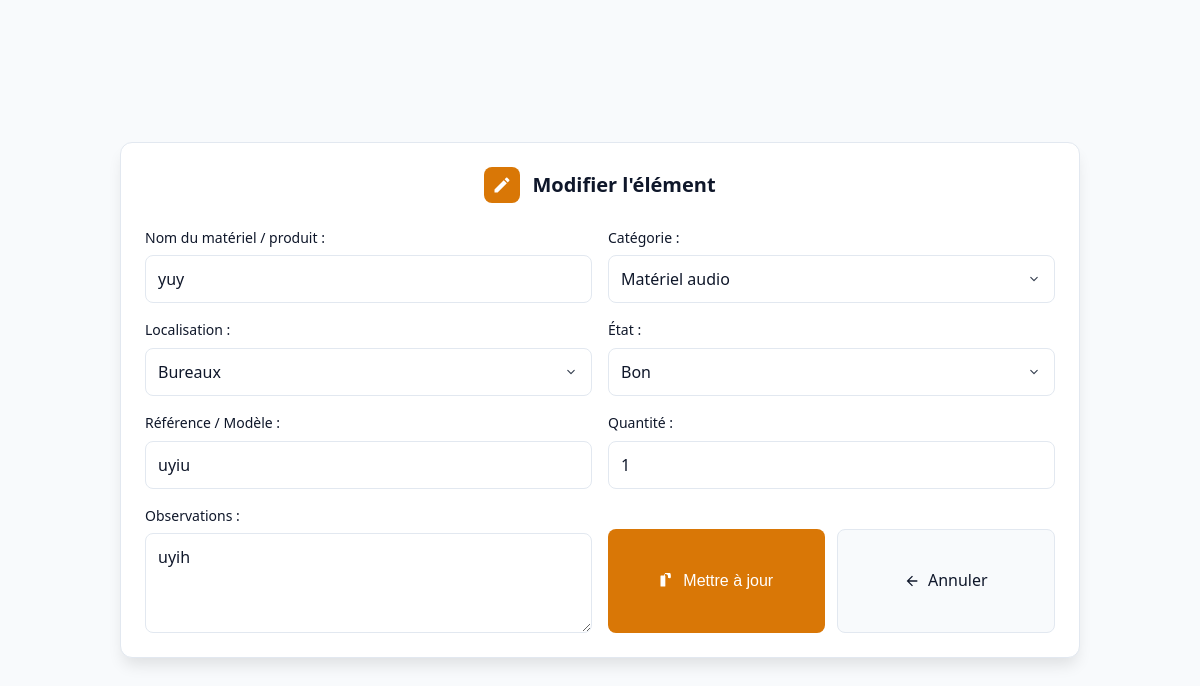
Screenshot of /produits/1/modifier/ (signed in) with the database file from the repository.
### magasin/models.py (models this page shows, shortened)
class Produit(models.Model):
    nom = models.CharField(max_length=150)
    categorie = models.ForeignKey(
        Categorie,
        on_delete=models.PROTECT,
        related_name="produits",
        default=1,
    )
    localisation = models.ForeignKey(
        Localisation,
        on_delete=models.PROTECT,
        related_name="produits",
        default=1,
    )
    etat = models.ForeignKey(
        Etat,
        on_delete=models.PROTECT,
        related_name="produits",
        default=1,
    )
    reference_modele = models.CharField(max_length=150, blank=True)
    quantite = models.PositiveIntegerField(default=1)
    observations = models.TextField(blank=True)
    class Meta:
        ordering = ["nom"]
        unique_together = ("nom", "categorie", "localisation")

class Categorie(models.Model):
    nom = models.CharField(max_length=100, unique=True)
    class Meta:
        verbose_name = "catégorie"
        verbose_name_plural = "catégories"
        ordering = ["nom"]
    def __str__(self):
        return self.nom

class Localisation(models.Model):
    nom = models.CharField(max_length=100, unique=True)
    class Meta:
        verbose_name = "localisation"
        verbose_name_plural = "localisations"
        ordering = ["nom"]
    def __str__(self):
        return self.nom

### magasin/views.py (the view)
# urls.py: path("produits/<int:pk>/modifier/", v.ProduitModifier.as_view(), name="produit_modifier"),
@method_decorator(login_required, name="dispatch")
class ProduitModifier(UpdateView):
    model = Produit
    form_class = FormulaireProduit
    template_name = "update.html"
    success_url = reverse_lazy("accueil")

### magasin/forms.py
class FormulaireProduit(forms.ModelForm):
    class Meta:
        model = Produit
        fields = [
            "nom",
            "categorie",
            "localisation",
            "etat",
            "reference_modele",
            "quantite",
            "observations",
        ]
        labels = {
            "nom": "Nom du matériel / produit",
            "categorie": "Catégorie",
            "localisation": "Localisation",
            "etat": "État",
            "reference_modele": "Référence / Modèle",
            "quantite": "Quantité",
            "observations": "Observations",
        }
        widgets = {
            "categorie": forms.Select(),
            "localisation": forms.Select(),
            "etat": forms.Select(),
            "reference_modele": forms.TextInput(attrs={"placeholder": "Ex. Yamaha MG12XU"}),
            "quantite": forms.NumberInput(attrs={"min": 1}),
            "observations": forms.Textarea(attrs={"rows": 3, "placeholder": "Notes..."}),
        }

### magasin/models.py (called while the page is built)
    def __str__(self):
        return self.nom

### magasin/templates/update.html (shortened to what this page needs)
<!doctype html>
<html lang="fr">
<head>
  {% load static %}
  <link rel="stylesheet" href="{% static 'style.css' %}">
</head>
<body>
  <div class="form-page">
    <div class="form-container">
      <div class="form-header">
        <div class="form-icon">
          <svg width="20" height="20" viewBox="0 0 24 24" fill="currentColor">
            <path d="M3 17.25V21h3.75L17.81 9.94l-3.75-3.75L3 17.25zM20.71 7.04c.39-.39.39-1.02 0-1.41l-2.34-2.34c-.39-.39-1.02-.39-1.41 0l-1.83 1.83 3.75 3.75 1.83-1.83z"/>
          </svg>
        </div>
        <h2 class="form-title">Modifier l'élément</h2>
      </div>
      <form method="post" class="django-form" id="updateForm">
        {{ form.as_p }}
        <div class="btn-group">
          <button type="submit" class="btn-warning btn-full" id="submitBtn">
            Mettre à jour
          </button>
          <a href="javascript:history.back()" class="btn-secondary btn-full">
            <svg width="16" height="16" viewBox="0 0 24 24" fill="currentColor">
              <path d="M20 11H7.83l5.59-5.59L12 4l-8 8 8 8 1.41-1.41L7.83 13H20v-2z"/>
            </svg>
            Annuler
          </a>
        </div>
      </form>
    </div>
  </div>
</body>
</html>

### magasin/static/style.css (style rules this page uses)
:root { --bg: #ffffff; --bg-elev: #f8fafc; --text: #0f172a; --text-muted: #64748b; --border: #e2e8f0; --primary: #1e40af; --primary-600: #1d4ed8; --primary-hover: #1e3a8a; --accent: #3b82f6; --danger: #dc2626; --danger-600: #b91c1c; --danger-hover: #991b1b; --warning: #d97706; --warning-hover: #b45309; --success: #059669; --success-hover: #047857; --ring: 0 0 0 3px rgba(30, 64, 175, 0.25); --radius: 8px; --radius-sm: 6px; --radius-lg: 12px; --shadow-sm: 0 1px 2px rgba(0,0,0,0.05); --shadow-md: 0 4px 6px -1px rgba(0,0,0,0.1); --shadow-lg: 0 10px 15px -3px rgba(0,0,0,0.1); --nav-h: 64px; --transition: all 0.2s cubic-bezier(0.4, 0, 0.2, 1); }
* { margin: 0; padding: 0; box-sizing: border-box; }
body { font-family: -apple-system, BlinkMacSystemFont, 'Segoe UI', system-ui, sans-serif; background: var(--bg); color: var(--text); line-height: 1.6; font-size: 14px; min-height: 100vh; }
h1, h2, h3, h4, h5, h6 { font-weight: 600; line-height: 1.2; color: var(--text); }
.btn-secondary { background: var(--bg-elev); color: var(--text-muted); border-color: var(--border); }
.btn-warning { background: var(--warning); color: white; border-color: var(--warning); }
select { -webkit-appearance: none; -moz-appearance: none; appearance: none; }

### magasin/templates/update.html (style rules this page uses)
html, body { margin: 0; font-family: system-ui, -apple-system, sans-serif; background: var(--bg-elev); color: var(--text); }
.form-page { min-height: 100vh; padding: 16px; display: flex; align-items: center; justify-content: center; background: var(--bg-elev); }
.form-container { background: var(--bg); border: 1px solid var(--border); border-radius: var(--radius-lg); box-shadow: var(--shadow-lg); width: 100%; max-width: 960px; padding: 24px; margin: auto; }
.form-header { display: flex; align-items: center; justify-content: center; gap: 12px; text-align: center; margin-bottom: 24px; }
.form-icon { width: 36px; height: 36px; background: var(--warning); border-radius: var(--radius); display: grid; place-items: center; margin: 0; color: white; }
.form-title { font-size: 20px; font-weight: 600; color: var(--text); margin: 0; }
.btn-group { display: flex; gap: 12px; margin-top: 24px; }
.btn-full { flex: 1; padding: 12px 16px; justify-content: center; min-height: 44px; display: flex; align-items: center; gap: 8px; border: none; border-radius: var(--radius); font-size: 16px; font-weight: 500; cursor: pointer; transition: all 0.2s ease; text-decoration: none; text-align: center; }
.btn-warning { background: var(--warning); color: white; }
.btn-secondary { background: var(--bg-elev); color: var(--text); border: 1px solid var(--border); }
.django-form { display: grid; grid-template-columns: repeat(2, 1fr); gap: 16px; }
.django-form p { margin: 0; display: flex; flex-direction: column; }
.django-form label { margin-bottom: 6px; font-weight: 500; color: var(--text); font-size: 14px; }
.django-form input, .django-form select, .django-form textarea { width: 100%; padding: 12px; border: 1px solid var(--border); border-radius: var(--radius); font-size: 16px; line-height: 1.4; transition: all 0.2s ease; background: var(--bg); color: var(--text); font-family: inherit; box-sizing: border-box; }
.django-form select { cursor: pointer; -webkit-appearance: none; -moz-appearance: none; appearance: none; background-position: right 12px center; background-repeat: no-repeat; background-size: 16px; padding-right: 40px; }
.django-form textarea { resize: vertical; min-height: 100px; grid-column: 1 / -1; }

### rows the page displays
Produit: nom "yuy", categorie "Matériel audio", localisation "Bureaux", etat "Bon", reference_modele "uyiu", quantite "1", observations "uyih"
